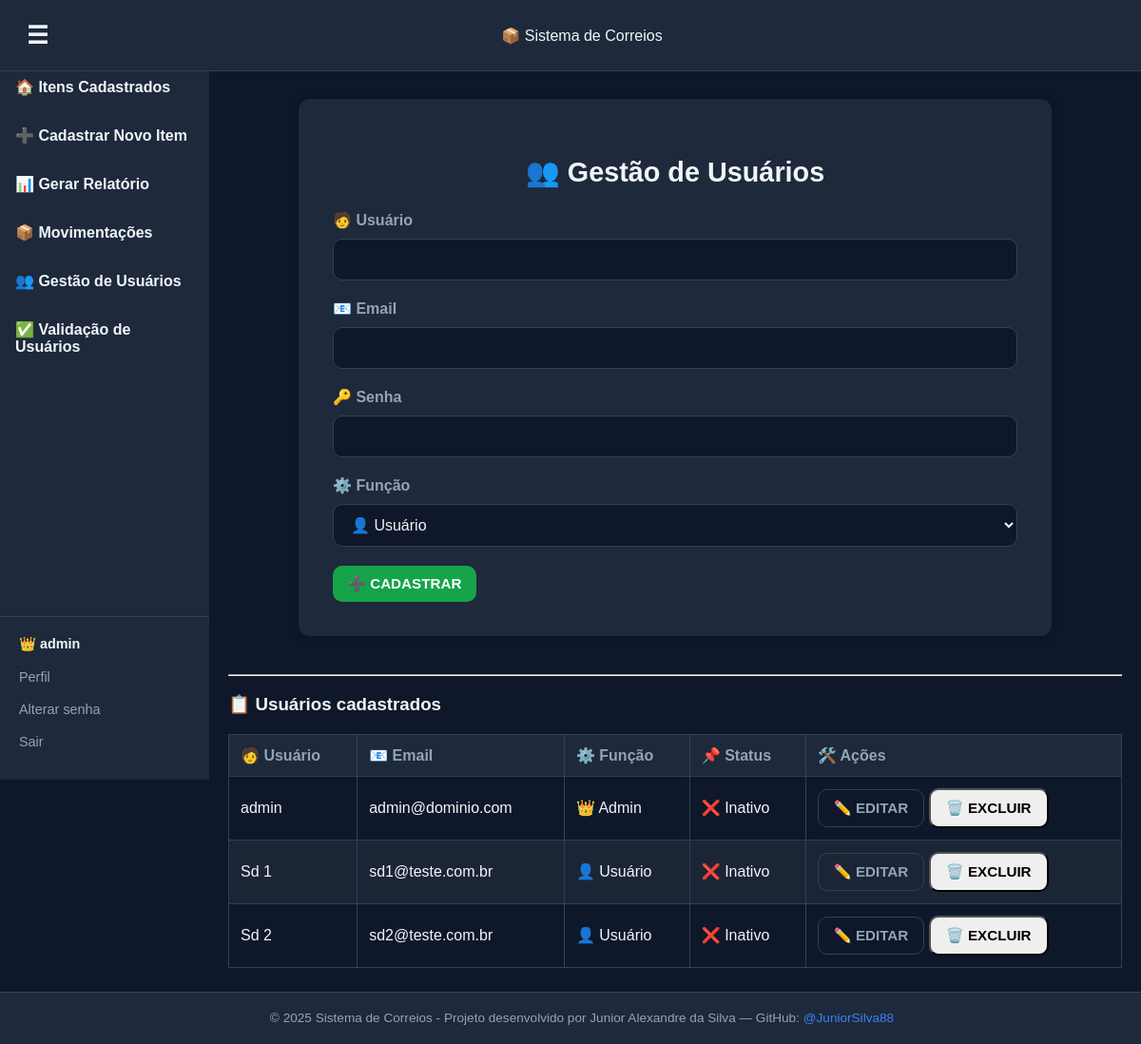
Page /create_user (signed in) on the committed database.
### app.py (models this page shows, shortened)
class User(UserMixin, db.Model):
    id = db.Column(db.Integer, primary_key=True)
    username = db.Column(db.String(80), unique=True, nullable=False)
    email = db.Column(db.String(120), unique=True, nullable=False)
    password_hash = db.Column(db.String(200), nullable=False)
    role = db.Column(db.String(20), default="user")  # "user" ou "admin"
    status = db.Column(db.String(20), default="pendente")  # <<< NOVO: pendente, ativo, inativo

### app.py (the view, shortened to what this page needs)
@app.route("/create_user", methods=["GET", "POST"])
@admin_required
def create_user():
    users = User.query.all()
    return render_template("create_user.html", users=users)
    users = User.query.all()
    return render_template("create_user.html", users=users)

### app.py (called while the page is built)
def admin_required(f):
    @wraps(f)
    def decorated_function(*args, **kwargs):
        if not current_user.is_authenticated or current_user.role != "admin":
            flash("Acesso restrito a administradores.", "error")
            return redirect(url_for("index"))
        return f(*args, **kwargs)
    return decorated_function

@login_manager.user_loader
def load_user(user_id):
    return User.query.get(int(user_id))

### templates/create_user.html (shortened to what this page needs)
{% extends "base.html" %}
{% block content %}
<section class="form-card">
  <h2>👥 Gestão de Usuários</h2>
  <form method="post" class="user-form">
    <div class="form-group">
      <label for="username">🧑 Usuário</label>
      <input id="username" type="text" name="username" required>
    </div>
    <div class="form-group">
      <label for="email">📧 Email</label>
      <input id="email" type="email" name="email" required>
    </div>
    <div class="form-group">
      <label for="password">🔑 Senha</label>
      <input id="password" type="password" name="password" required>
    </div>
    <div class="form-group">
      <label for="role">⚙️ Função</label>
      <select id="role" name="role">
        <option value="user">👤 Usuário</option>
      </select>
    </div>
    <button type="submit" class="btn-primary">➕ Cadastrar</button>
  </form>
</section>
<hr>
<section class="user-list">
  <h3>📋 Usuários cadastrados</h3>
  <table>
    <thead>
      <tr>
        <th>🧑 Usuário</th>
        <th>📧 Email</th>
        <th>⚙️ Função</th>
        <th>📌 Status</th>
        <th>🛠️ Ações</th>
      </tr>
    </thead>
    <tbody>
      {% for u in users %}
      <tr>
        <td>{{ u.username }}</td>
        <td>{{ u.email }}</td>
        <td>
          {% if u.role == "admin" %}
            👑 Admin
          {% else %}
            👤 Usuário
          {% endif %}
        </td>
        <td>
          {% if u.status == "ativo" %}
            ✔️ Ativo
          {% elif u.status == "pendente" %}
            ⏳ Pendente
          {% else %}
            ❌ Inativo
          {% endif %}
        </td>
        <td>
          <a href="{{ url_for('edit_user', user_id=u.id) }}" class="btn-secondary">✏️ Editar</a>
          <form method="post" action="{{ url_for('delete_user', user_id=u.id) }}" style="display:inline;" onsubmit="return confirm('❌ Tem certeza que deseja excluir este usuário?')">
            <button type="submit" class="btn-danger">🗑️ Excluir</button>
          </form>
        </td>
      </tr>
      {% endfor %}
    </tbody>
  </table>
</section>
{% endblock %}

### templates/base.html (shortened to what this page needs)
<!DOCTYPE html>
<html lang="pt-BR">
<head>
    <link rel="stylesheet" href="{{ url_for('static', filename='style.css') }}">
    <link rel="stylesheet" href="https://cdnjs.cloudflare.com/ajax/libs/font-awesome/6.4.0/css/all.min.css">
</head>
<body>
  <header>
    <div class="header-left">
      <button class="menu-toggle" onclick="toggleSidebar()">☰</button>
    </div>
    <div class="header-center">
      <span class="logo">📦 Sistema de Correios</span>
    </div>
  </header>
  <aside class="sidebar" id="sidebar">
    <nav>
      <ul>
        <li><a href="{{ url_for('index') }}">🏠 Itens Cadastrados</a></li>
        <li><a href="{{ url_for('new_item') }}">➕ Cadastrar Novo Item</a></li>
        <li><a href="{{ url_for('report') }}">📊 Gerar Relatório</a></li>
        {% if current_user.role == "admin" %}
          <li><a href="{{ url_for('movimentacoes') }}">📦 Movimentações</a></li>
          <li><a href="{{ url_for('create_user') }}">👥 Gestão de Usuários</a></li>
          <li><a href="{{ url_for('validate_users') }}">✅ Validação de Usuários</a></li>
        {% endif %}
      </ul>
    </nav>
    {% if current_user.is_authenticated %}
    <div class="sidebar-user">
      <div class="user-info">
        {% if current_user.role == "admin" %}
          👑 {{ current_user.username }}
        {% else %}
          👤 {{ current_user.username }}
        {% endif %}
      </div>
      <div class="user-actions">
        <a href="{{ url_for('profile') }}">Perfil</a>
        <a href="{{ url_for('change_password') }}">Alterar senha</a>
        <a href="{{ url_for('logout') }}">Sair</a>
      </div>
    </div>
    {% endif %}
  </aside>
  <main class="content-container" id="content">
    {% block content %}{% endblock %}
  </main>
  <footer>
    <p>&copy; 2025 Sistema de Correios - Projeto desenvolvido por Junior Alexandre da Silva — GitHub:
      <a href="https://github.com/JuniorSilva88" target="_blank">@JuniorSilva88</a>
    </p>
  </footer>
</body>
</html>

### static/style.css (style rules this page uses)
:root { --bg: #0f172a; --panel: #1e293b; --text: #f1f5f9; --muted: #94a3b8; --border: #334155; --primary: #16a34a; --primary-dark: #15803d; --danger: #ef4444; --danger-dark: #b91c1c; --info: #3b82f6; --info-dark: #1e40af; --header-height: 60px; --font-base: 1rem; --font-sm: 0.9rem; --font-xs: 0.85rem; }
body { background-color: var(--bg); color: var(--text); font-family: Arial, sans-serif; margin: 0; padding: 0; }
header { display: grid; grid-template-columns: 1fr auto 1fr; align-items: center; padding: 12px; background-color: var(--panel); border-bottom: 1px solid var(--border); position: fixed; top: 0; left: 0; width: 100%; z-index: 2000; overflow: visible; }
footer { position: fixed; bottom: 0; left: 0; width: 100%; background-color: var(--panel); color: var(--muted); text-align: center; padding: 6px 12px; font-size: 0.85rem; border-top: 1px solid var(--border); z-index: 999; height: auto; line-height: normal; white-space: normal; overflow: visible; text-overflow: unset; }
footer a { color: var(--info); text-decoration: none; }
.menu-toggle { justify-self: start; background: none; border: none; font-size: 1.6rem; color: var(--text); cursor: pointer; }
.sidebar { position: fixed; top: 0; left: 0; width: 220px; height: calc(100vh - 40px); background-color: var(--panel); padding-top: var(--header-height); transition: left 0.3s ease; z-index: 1000; display: flex; flex-direction: column; justify-content: space-between; overflow-y: auto; }
.sidebar nav ul { list-style: none; padding: 0; margin: 0; }
.sidebar nav ul li { margin: 12px 0; }
.sidebar nav ul li a { color: var(--text); text-decoration: none; font-weight: bold; padding: 10px 16px; display: block; border-radius: 6px; }
.sidebar-user { margin-top: auto; padding: 20px; border-top: 1px solid var(--border); font-size: var(--font-sm); background-color: var(--panel); flex-shrink: 0; }
.sidebar-user .user-info { margin-bottom: 12px; font-weight: bold; color: var(--text); }
.sidebar-user .user-actions a { display: block; color: var(--muted); text-decoration: none; margin: 6px 0; padding: 6px 0; }
.content-container { margin-left: 220px; transition: margin-left 0.3s ease; padding: 40px 20px; }
main { max-width: 95vw; margin: 0 auto; }
.form-card { background-color: var(--panel); padding: 36px; border-radius: 12px; box-shadow: 0 0 10px rgba(0,0,0,0.25); max-width: 720px; margin: 40px auto; color: var(--text); text-align: left; }
.form-card h2 { margin-bottom: 24px; text-align: center; font-size: 1.8rem; }
.form-group { display: flex; flex-direction: column; gap: 10px; margin-bottom: 20px; }
.form-group label { font-weight: bold; color: var(--muted); }
.form-group input, .form-group select { padding: 12px 14px; border: 1px solid var(--border); border-radius: 10px; background-color: var(--bg); color: var(--text); font-size: 1rem; }
.form-group input::placeholder { color: var(--muted); }
button, .btn-primary, .btn-secondary, a.btn-primary, a.btn-secondary, a.btn-out, a.btn-in, a.btn-info { font-family: Arial, sans-serif; font-size: 0.95rem; font-weight: bold; text-transform: uppercase; padding: 10px 16px; border-radius: 10px; cursor: pointer; transition: background 0.3s ease, color 0.3s ease, border-color 0.3s ease; text-decoration: none; display: inline-block; }
.btn-primary, a.btn-primary, a.btn-in, .filter-form button { background-color: var(--primary); color: #fff; border: none; }
.btn-secondary, a.btn-secondary { background-color: transparent; color: var(--muted); border: 1px solid var(--border); }
table { width: 100%; border-collapse: collapse; margin-top: 20px; font-size: var(--font-base); }
th, td { padding: 12px; border: 1px solid var(--border); text-align: left; }
th { background-color: var(--panel); color: var(--muted); position: sticky; top: 0; z-index: 10; }
tr:nth-child(even) { background-color: #1c2536; }
.content-container { padding-top: 64px; padding-bottom: 80px; }

### rows in the picture
User: username "admin", email "admin@dominio.com", role "👑 Admin", shows "❌ Inativo"
User: username "Sd 1", email "sd1@teste.com.br", role "👤 Usuário", shows "❌ Inativo"
User: username "Sd 2", email "sd2@teste.com.br", role "👤 Usuário", shows "❌ Inativo"
